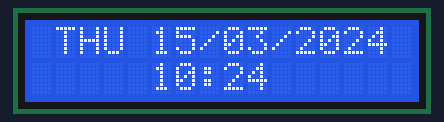
Bench run of a program on a simulated Raspberry Pi Pico running MicroPython. On the bench: 16×2 character LCD. The clock reads 2024-03-15 10:24:30 at power-on unless the program sets it.

Above: at 0.1 s.
At 30.2 s:
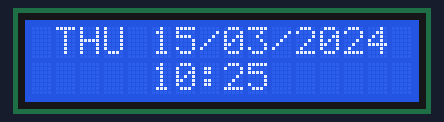
At 90.2 s:
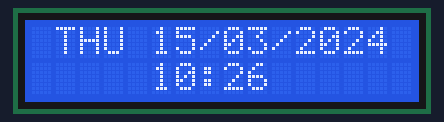

The program:

main.py
```python
from machine import Pin, I2C
import time
import ds1302
from i2c_lcd import I2cLcd

# =========================
# Hardware
# =========================
rtc = ds1302.DS1302(Pin(10), Pin(11), Pin(12))   # CLK, DAT, RST

i2c = I2C(0, sda=Pin(0), scl=Pin(1), freq=400_000)
lcd = I2cLcd(i2c, 0x27, 2, 16)

DAYS = ("SUN", "MON", "TUE", "WED", "THU", "FRI", "SAT")

lcd.clear()

last_date = None
last_time = None

while True:
    # Unpack once, ignore seconds (not displayed)
    year, month, day, weekday, hour, minute, _ = rtc.date_time()

    # Build display strings (centered)
    date_str = f"{DAYS[weekday-1]} {day:02d}/{month:02d}/{year:04d}".center(16)
    time_str = f"{hour:02d}:{minute:02d}".center(16)

    # Update LCD only when content actually changes
    if date_str != last_date:
        lcd.move_to(0, 0)
        lcd.putstr(date_str)
        last_date = date_str

    if time_str != last_time:
        lcd.move_to(0, 1)
        lcd.putstr(time_str)
        last_time = time_str

    time.sleep(1)          # 1 s is enough – we only show minutes
```

Measured:
- what the display in image 0 shows lasts 30.0 s, from 0.1 s to 30.1 s
- what the display in image 1 shows lasts 60.1 s, from 30.1 s to 90.2 s
